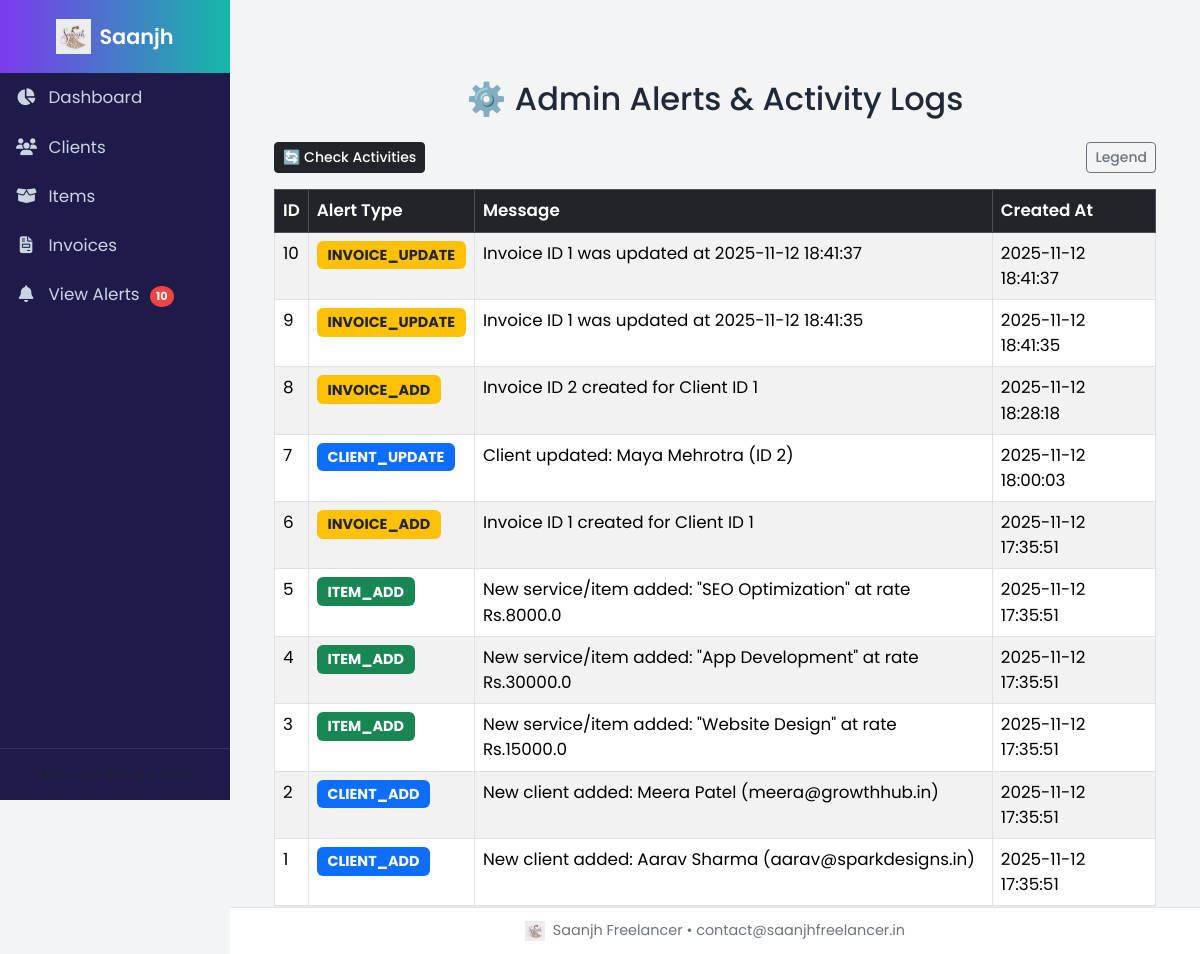
Screenshot of /admin/alerts with the database file from the repository.
### tables this page shows
CREATE TABLE admin_alerts(
        id INTEGER PRIMARY KEY AUTOINCREMENT,
        alert_type TEXT,
        message TEXT,
        created_at TEXT DEFAULT (datetime('now','localtime'))
    );

### freelancer-invoice-app/app.py (the view)
@app.route('/admin/alerts')
def admin_alerts():
    conn = connect()
    rows = conn.execute("SELECT * FROM admin_alerts ORDER BY id DESC").fetchall()
    alerts = [dict(r) for r in rows]
    conn.close()
    return render_template('alerts.html', alerts=alerts)

### freelancer-invoice-app/app.py (called while the page is built)
def connect():
    conn = sqlite3.connect(DB)
    conn.row_factory = sqlite3.Row
    return conn

### freelancer-invoice-app/templates/alerts.html (shortened to what this page needs)
{% extends "base.html" %}
{% block content %}
<div class="container mt-5">
    <h2 class="text-center mb-4">⚙️ Admin Alerts & Activity Logs</h2>
    <div class="d-flex justify-content-between align-items-center mb-3">
        <button id="refreshBtn" class="btn btn-dark btn-sm">
            🔄 Check Activities
        </button>
        <button id="legendToggle" class="btn btn-outline-secondary btn-sm">
            Legend
        </button>
    </div>
    {% if alerts %}
        <div class="table-responsive">
            <table class="table table-bordered table-striped shadow-sm" id="alertsTable">
                <thead class="table-dark">
                    <tr>
                        <th>ID</th>
                        <th>Alert Type</th>
                        <th>Message</th>
                        <th>Created At</th>
                    </tr>
                </thead>
                <tbody id="alertTableBody">
                    {% for alert in alerts %}
                    <tr>
                        <td>{{ alert.id }}</td>
                        <td>
                            {% set t = alert.alert_type %}
                            {% if t.endswith('_DELETE') or t == 'OVERDUE' %}
                                <span class="badge bg-danger">{{ t }}</span>
                            {% elif t.startswith('CLIENT_') %}
                                <span class="badge bg-primary">{{ t }}</span>
                            {% elif t.startswith('ITEM_') %}
                                <span class="badge bg-success">{{ t }}</span>
                            {% elif t.startswith('INVOICE_') %}
                                <span class="badge bg-warning text-dark">{{ t }}</span>
                            {% else %}
                                <span class="badge bg-secondary">{{ t }}</span>
                            {% endif %}
                        </td>
                        <td>{{ alert.message }}</td>
                        <td>{{ alert.created_at }}</td>
                    </tr>
                    {% endfor %}
                </tbody>
            </table>
        </div>
    {% else %}
        <div class="alert alert-info text-center">
            No admin alerts yet. Perform add/update/delete actions to generate logs.
        </div>
    {% endif %}
    <div class="toast-container position-fixed bottom-0 end-0 p-3">
    </div>
</div>
{% endblock %}

### freelancer-invoice-app/static/style.css (style rules this page uses)
:root { --saanjh-purple: #7c3aed; --saanjh-teal: #14b8a6; --saanjh-bg: #f8fafc; --saanjh-text: #1f2937; }
body { font-family: 'Poppins', sans-serif; font-size: 1.05rem; background-color: var(--saanjh-bg); color: var(--saanjh-text); scroll-behavior: smooth; }
.btn { transition: all 0.25s ease; font-weight: 500; }
.table thead th { font-weight: 600; }
.badge { font-size: 0.9rem; padding: 0.5em 0.75em; border-radius: 6px; }

### freelancer-invoice-app/templates/base.html (style rules this page uses)
:root { --saanjh-purple:#7c3aed; --saanjh-teal:#14b8a6; --sidebar-bg:#1e1b4b; }
body { font-family:'Poppins',sans-serif; background:#f3f4f6; overflow-x:hidden; min-height:100vh; display:flex; }

### rows the page displays
admin_alerts: id "10", alert_type "INVOICE_UPDATE", message "Invoice ID 1 was updated at 2025-11-12 18:41:37", created_at "2025-11-12 18:41:37"
admin_alerts: id "9", alert_type "INVOICE_UPDATE", message "Invoice ID 1 was updated at 2025-11-12 18:41:35", created_at "2025-11-12 18:41:35"
admin_alerts: id "8", alert_type "INVOICE_ADD", message "Invoice ID 2 created for Client ID 1", created_at "2025-11-12 18:28:18"
admin_alerts: id "7", alert_type "CLIENT_UPDATE", message "Client updated: Maya Mehrotra (ID 2)", created_at "2025-11-12 18:00:03"
admin_alerts: id "6", alert_type "INVOICE_ADD", message "Invoice ID 1 created for Client ID 1", created_at "2025-11-12 17:35:51"
admin_alerts: id "5", alert_type "ITEM_ADD", message "New service/item added: \"SEO Optimization\" at rate Rs.8000.0", created_at "2025-11-12 17:35:51"
admin_alerts: id "4", alert_type "ITEM_ADD", message "New service/item added: \"App Development\" at rate Rs.30000.0", created_at "2025-11-12 17:35:51"
admin_alerts: id "3", alert_type "ITEM_ADD", message "New service/item added: \"Website Design\" at rate Rs.15000.0", created_at "2025-11-12 17:35:51"
admin_alerts: id "2", alert_type "CLIENT_ADD", message "New client added: Meera Patel (meera@growthhub.in)", created_at "2025-11-12 17:35:51"
admin_alerts: id "1", alert_type "CLIENT_ADD", message "New client added: Aarav Sharma (aarav@sparkdesigns.in)", created_at "2025-11-12 17:35:51"

### other values shown
{{ config['BUSINESS_NAME'] }} "Saanjh Freelancer"
{{ config['BUSINESS_EMAIL'] }} "contact@saanjhfreelancer.in"
